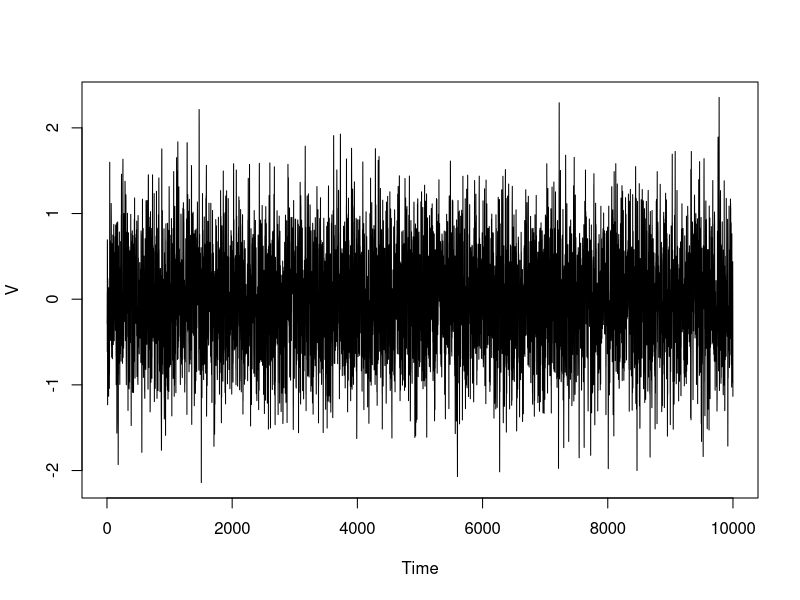
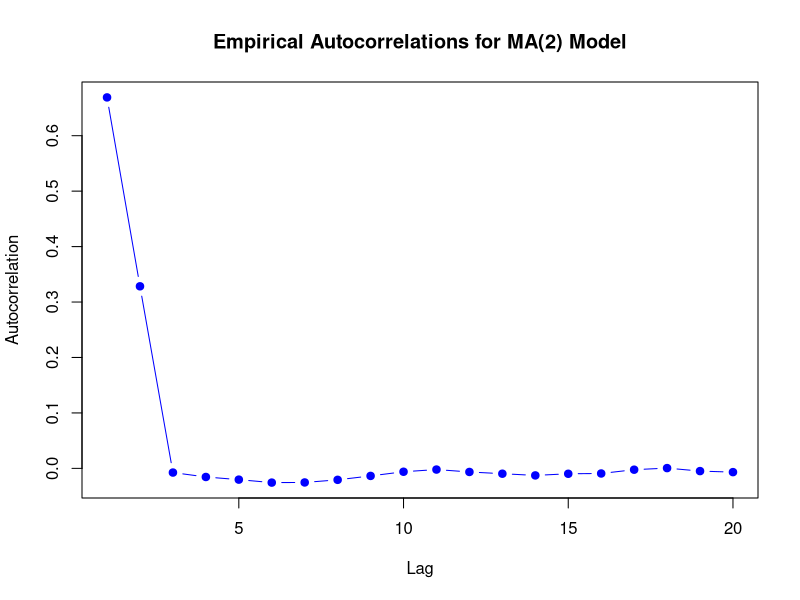
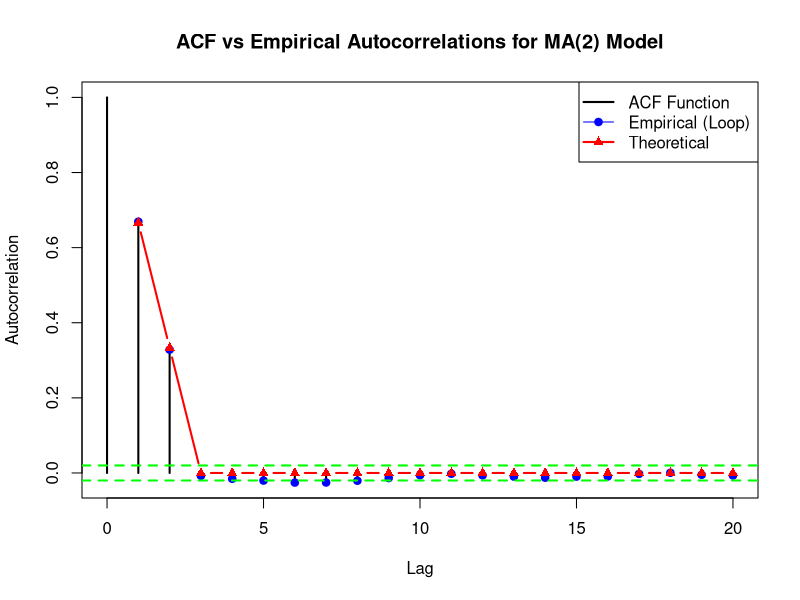

The R source for these figures, in order:
phi <- 1/3               # MA coefficient (not used directly but relates to the filter)
n   <- 10000             # Number of observations
w   <- rnorm(n, sd = 1)  # White noise with mean 0 and variance 1


V   <- stats::filter(w, filter = rep(phi, 3), method = 'convolution', sides = 2)
plot.ts(V)

# Remove NA values
V_clean <- na.omit(V)

cor_1 <- cor(V_clean[1:(n-1)], V_clean[2:n])     
cor_2 <- cor(V_clean[1:(n-2)], V_clean[3:(n)])  
save.cor <- c()

for(h in 1:20) {
  save.cor <- c(save.cor, cor(V_clean[1:(length(V_clean)-h)], V_clean[(h+1):length(V_clean)]))
}
plot(1:20, save.cor, type = "b", pch = 19, col = "blue",
     xlab = "Lag", ylab = "Autocorrelation",
     main = "Empirical Autocorrelations for MA(2) Model")



# Using the default acf function to compute autocorrelation
acf.v <- acf(V_clean, lag.max = 20, plot = FALSE)

plot(acf.v$lag, acf.v$acf, type = "h", lwd = 2, col = "black",
     main = "ACF vs Empirical Autocorrelations for MA(2) Model",
     xlab = "Lag", ylab = "Autocorrelation")

points(1:20, save.cor, col = "blue", pch = 19)


# Add the theoretical autocorrelation for MA(2)
h <- 1:20
true_cor <- c(2/3, 1/3, rep(0, 18))  # Theoretical ACF for MA(2)

# Plot the theoretical autocorrelations
lines(1:20, true_cor, col = "red", lwd = 2, type = "b", pch = 17)


# Approximate test of the null hypothesis: autocorrelation=0
abline(h = 2/sqrt(n), col = "green", lwd = 2, lty = 2)
abline(h = -2/sqrt(n), col = "green", lwd = 2, lty = 2)

legend("topright",
       legend = c("ACF Function", "Empirical (Loop)", "Theoretical"),
       col = c("black", "blue", "red"),
       pch = c(NA, 19, 17),
       lty = c(1, 1, 1),
       lwd = c(2, 1, 2))


